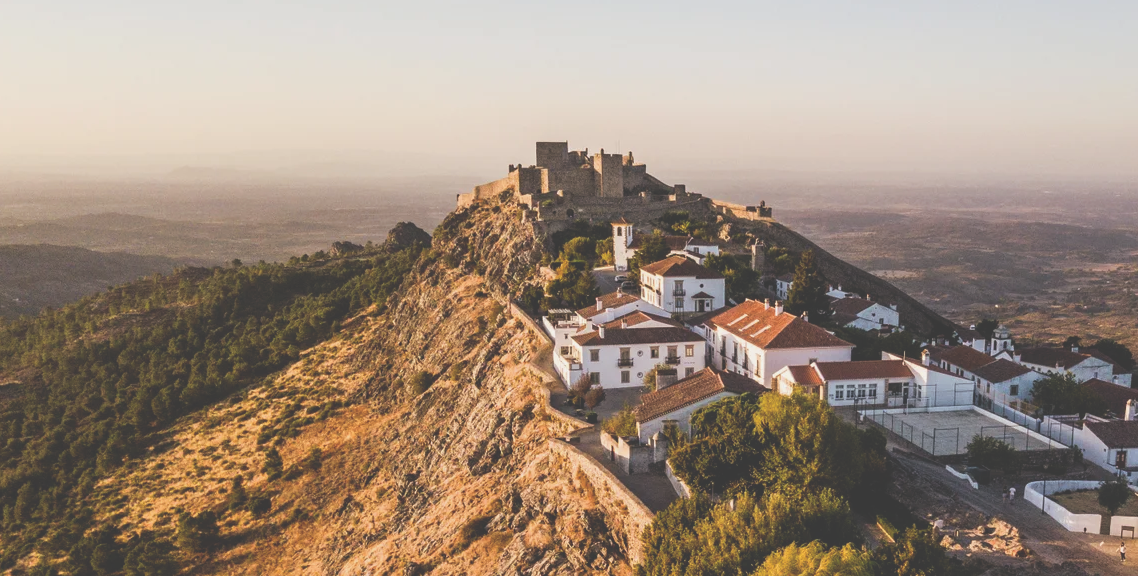
#> input picture Parte08/images/marvao/1.png, 1138 x 576 px, found by its file name
$ python Exc2.py
#> lines starting #> are read from the running program, lines starting #| are printed output that depends on the picture
#!/usr/bin/env python3

import cv2
import random as r

def main():

    # ------------------------------------------
    # Initialization
    # ------------------------------------------
    image1 = cv2.imread('images/santorini/1.png')
#> image1 is the input picture: shape (576, 1138, 3); mean B, G, R 124.3, 138.9, 156
    #image1 = cv2.resize(image1,(500,500))

    gray= cv2.cvtColor(image1,cv2.COLOR_BGR2GRAY)
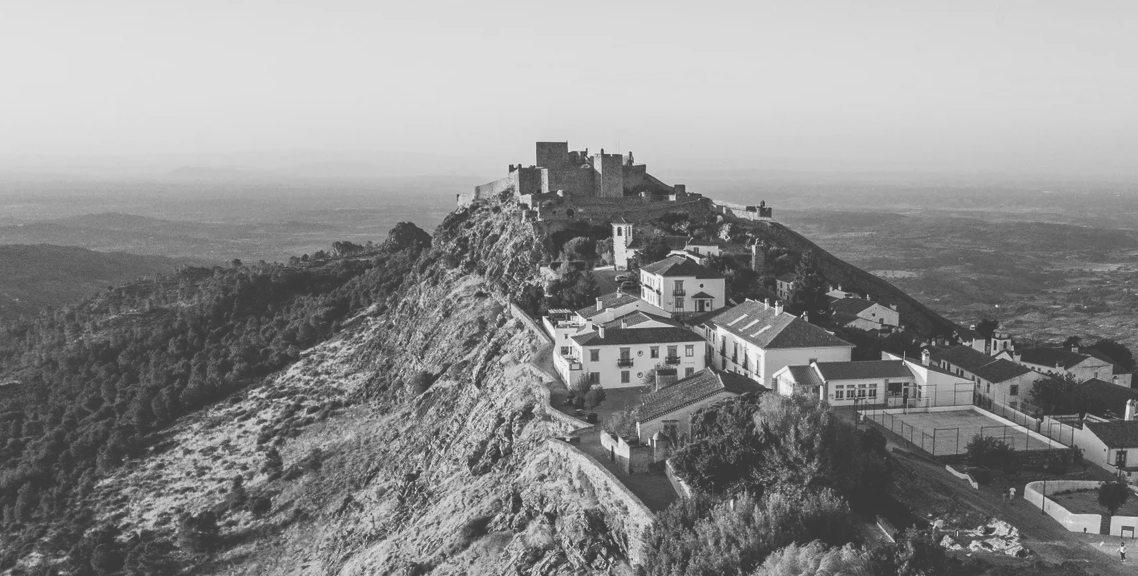
#> gray: shape (576, 1138); min 57, max 242, mean 142.3


    # ------------------------------------------
    # Execution
    # ------------------------------------------
    sift = cv2.SIFT_create(nfeatures=500)
    key_points, des = sift.detectAndCompute(gray,None)
#> key_points = 500 keypoints; strongest (x, y, size): (747, 299, 1.8), (776, 303, 1.8), (672, 198, 4.4), (602, 150, 2.1)

    for idx, key_points in enumerate(key_points):
            x = int((key_points.pt[0]))
            y = int((key_points.pt[1]))
            color = (r.randint(0,255),r.randint(0,255),r.randint(0,255))
            cv2.circle(image1,(x,y),80,color,3)
#> this loop made 500 passes
#> (key_points, x, y, color) on passes 1 to 3: (keypoint at (729, 324.4), size 2.1, 728, 324, (197, 215, 20)), (keypoint at (487.6, 333.9), size 2, 487, 333, (132, 248, 207)), (keypoint at (488.7, 340.3), size 2.3, 488, 340, (155, 244, 183))
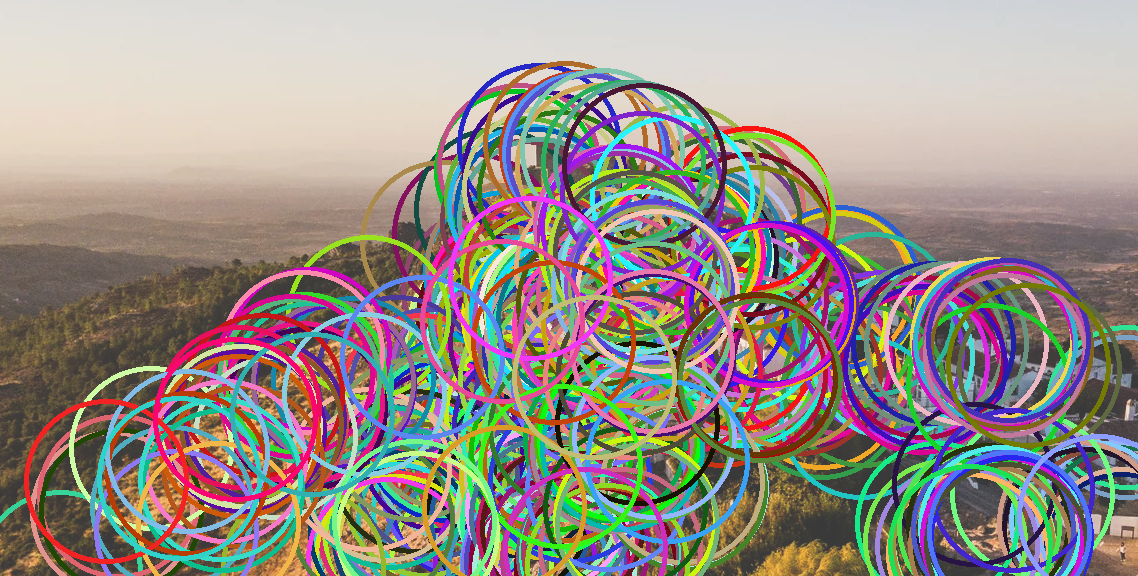
#> image1: shape (576, 1138, 3); mean B, G, R 138.1, 144.6, 153.3

    #kp = sift.detect(gray,None)
    #image1=cv2.drawKeypoints(gray,kp,image1)
    #cv2.imwrite('sift_keypoints.jpg',image1)


    # ------------------------------------------
    # Termination
    # ------------------------------------------
    cv2.namedWindow('Image1',cv2.WINDOW_NORMAL)
    cv2.imshow('Image1',image1)
    if cv2.waitKey(0) & 0xff == 27:
#> (key Esc is pressed here)
        cv2.destroyAllWindows()


if __name__ == "__main__":
    main()

$ run again, with Parte08/images/marvao/2.png copied over Parte08/images/marvao/1.png
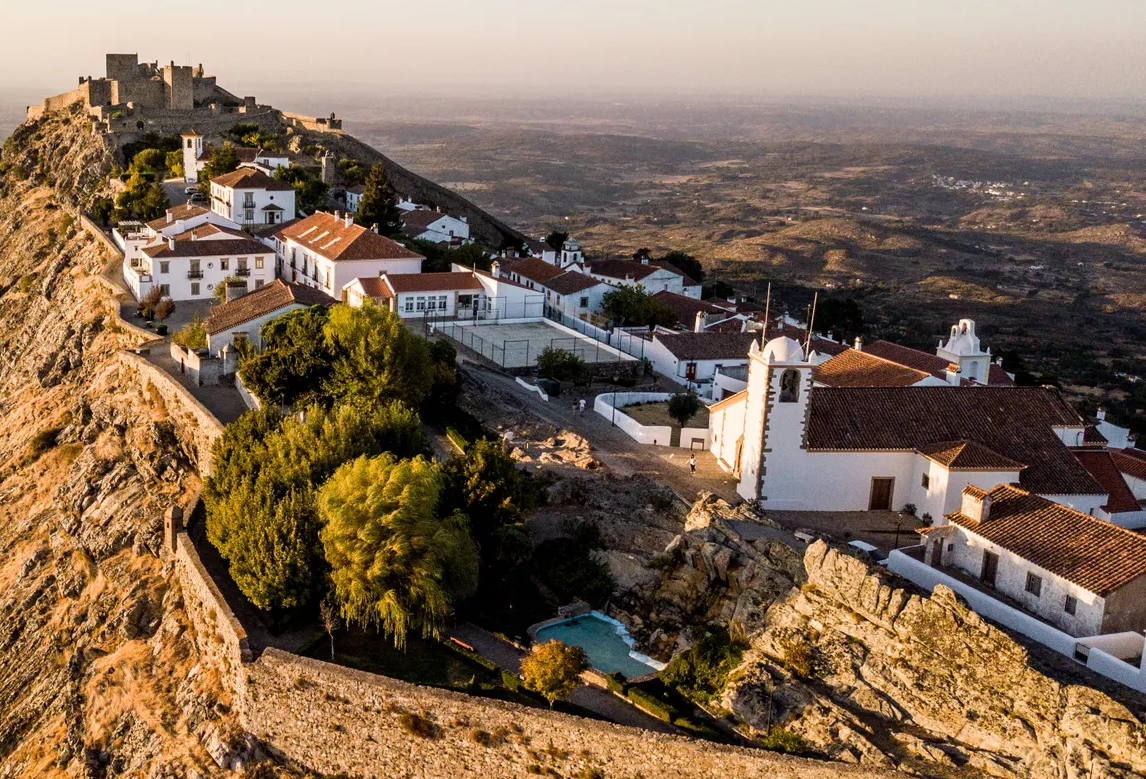
#> input picture Parte08/images/marvao/2.png, 1146 x 779 px, found by its file name
#> in main, image1 is the input picture: shape (779, 1146, 3); mean B, G, R 83, 104.3, 126.1
#> in main, `gray= cv2.cvtColor(image1,cv2.COLOR_BGR2GRAY)`:
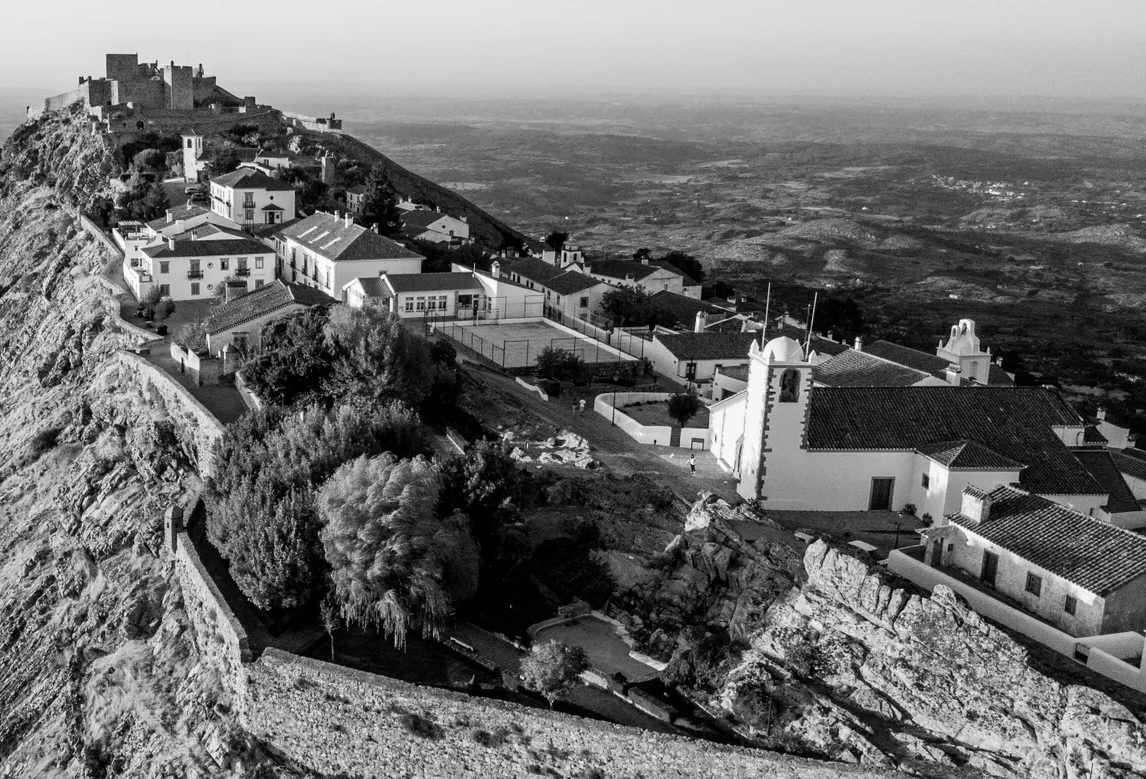
#> gray: shape (779, 1146); min 0, max 255, mean 108.4
#> in main, `key_points, des = sift.detectAndCompute(gray,None)`: key_points = 500 keypoints; strongest (x, y, size): (271, 198, 2.3), (857, 339, 2.6), (317, 211, 2), (655, 441, 1.9)
#> the loop in main, `for idx, key_points in enumerate(key_points):` made 500 passes
#> (key_points, x, y, color) on passes 1 to 3: (keypoint at (697.6, 319.4), size 3.3, 697, 319, (197, 215, 20)), (keypoint at (564.8, 260.5), size 2, 564, 260, (132, 248, 207)), (keypoint at (223.6, 266.3), size 5, 223, 266, (155, 244, 183))
#> after the loop in main, `for idx, key_points in enumerate(key_points):`:
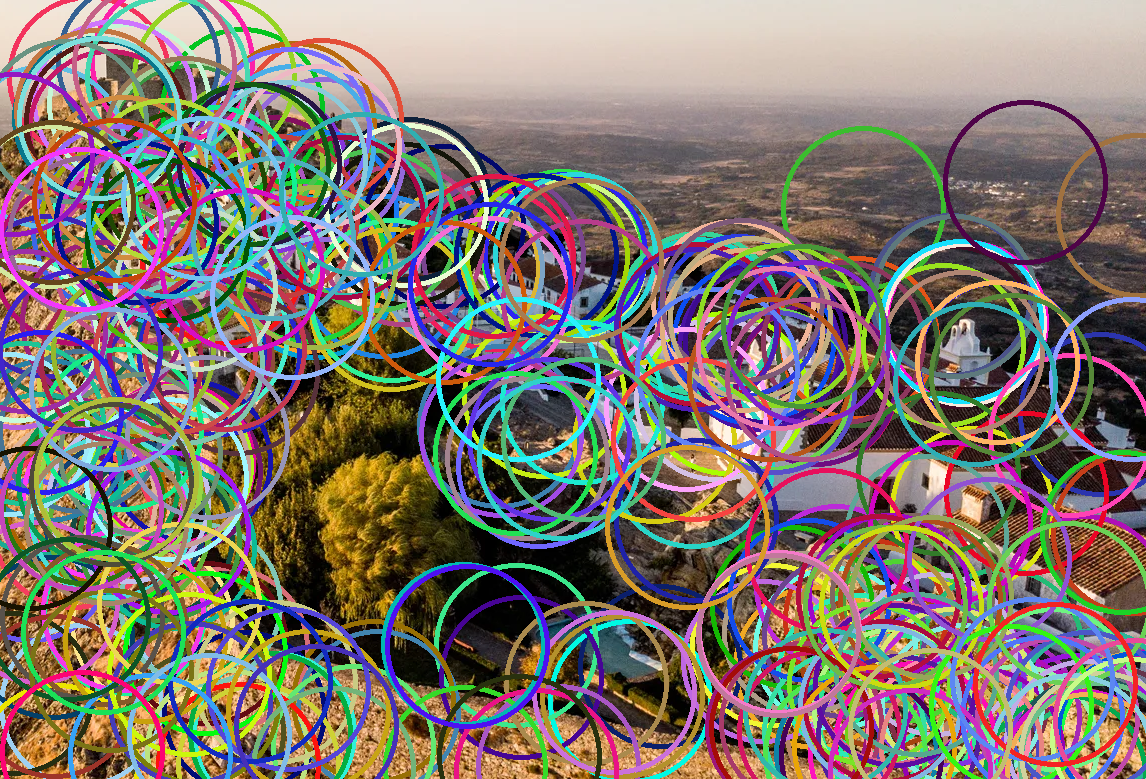
#> image1: shape (779, 1146, 3); mean B, G, R 110.7, 117.5, 128.2
